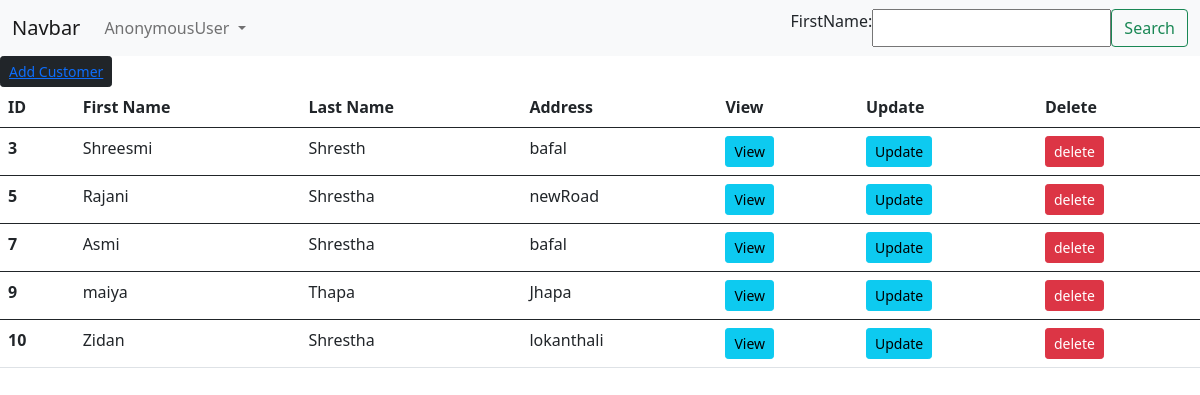
The page / on the database its author committed.
### dashboard/models.py (models this page shows, shortened)
class Customer(models.Model):
    FirstName=models.CharField(max_length=20,null=True)
    lastName=models.CharField(max_length=20,null=True)
    address=models.CharField(max_length=50,null=True)

### dashboard/views.py (the view)
# urls.py: path('',views.homepage,name="homepage"),
def homepage(request):
    cusData = Customer.objects.all()
    myFilter = CustomerFilter(request.GET,queryset=cusData)
    cusData = myFilter.qs
    context = {'cus':cusData,'myFilter':myFilter}
    return render(request,'dashboard/landing.html',context)

### dashboard/templates/dashboard/landing.html (shortened to what this page needs)
{% extends 'dashboard/base.html'%}
{% block main-content%}
<button class="btn btn-sm btn-dark">
  <a href={% url 'addcustomer' %}>
    Add Customer
</button>
<table class="table">
    <thead>
      <tr>
        <th scope="col">ID</th>
        <th scope="col">First Name</th>
        <th scope="col">Last Name</th>
        <th scope="col">Address</th>
        <th scope="col">View</th>
        <th scope="col">Update</th>
        <th scope="col">Delete</th>
      </tr>
    </thead>
    {% for i in cus%}
    <tbody>
      <tr>
        <th scope="row">{{i.id}}</th>
        <td>{{i.FirstName}}</td>
        <td>{{i.lastName}}</td>
        <td>{{i.address}}</td>
        <td><a class="btn btn-sm btn-info" href={% url 'customer_profile' i.id %}>View</a></td>
        <td><a class="btn btn-sm btn-info" href={% url 'updateCustomer' i.id %}>Update</a></td>
        <td><a class="btn btn-sm btn-danger" href={% url 'deleteCustomer' i.id %}>delete</a></td>
      </tr>
    </tbody>
    {% endfor %}
  </table>
{% endblock %}

### dashboard/templates/dashboard/base.html (shortened to what this page needs)
<!doctype html>
<html lang="en">
  <head>
    <link href="https://cdn.jsdelivr.net/npm/bootstrap@5.0.1/dist/css/bootstrap.min.css" rel="stylesheet">
  </head>
  <body>
    <nav class="navbar navbar-expand-lg navbar-light bg-light">
        <div class="container-fluid">
          <a class="navbar-brand" href={% url 'homepage' %}>Navbar</a>
          <div class="collapse navbar-collapse" id="navbarSupportedContent">
            <ul class="navbar-nav me-auto mb-2 mb-lg-0">
              <li class="nav-item dropdown">
                <a class="nav-link dropdown-toggle" href="#" id="navbarDropdown" role="button" data-bs-toggle="dropdown" aria-expanded="false">
                  {{request.user}}
                </a>
              </li>
            </ul>
            <form class="d-flex" method="GET">
             {{myFilter.form}}
              <button class="btn btn-outline-success" type="submit">
                Search
              </button>
            </form>
          </div>
        </div>
      </nav>
      {% block main-content%}
      {% endblock %}
  </body>
</html>

### rows shown on the page
Customer: id "3", FirstName "Shreesmi", lastName "Shresth", address "bafal"
Customer: id "5", FirstName "Rajani", lastName "Shrestha", address "newRoad"
Customer: id "7", FirstName "Asmi", lastName "Shrestha", address "bafal"
Customer: id "9", FirstName "maiya", lastName "Thapa", address "Jhapa"
Customer: id "10", FirstName "Zidan", lastName "Shrestha", address "lokanthali"

### other values the page prints
{{ request.user }} "AnonymousUser"
